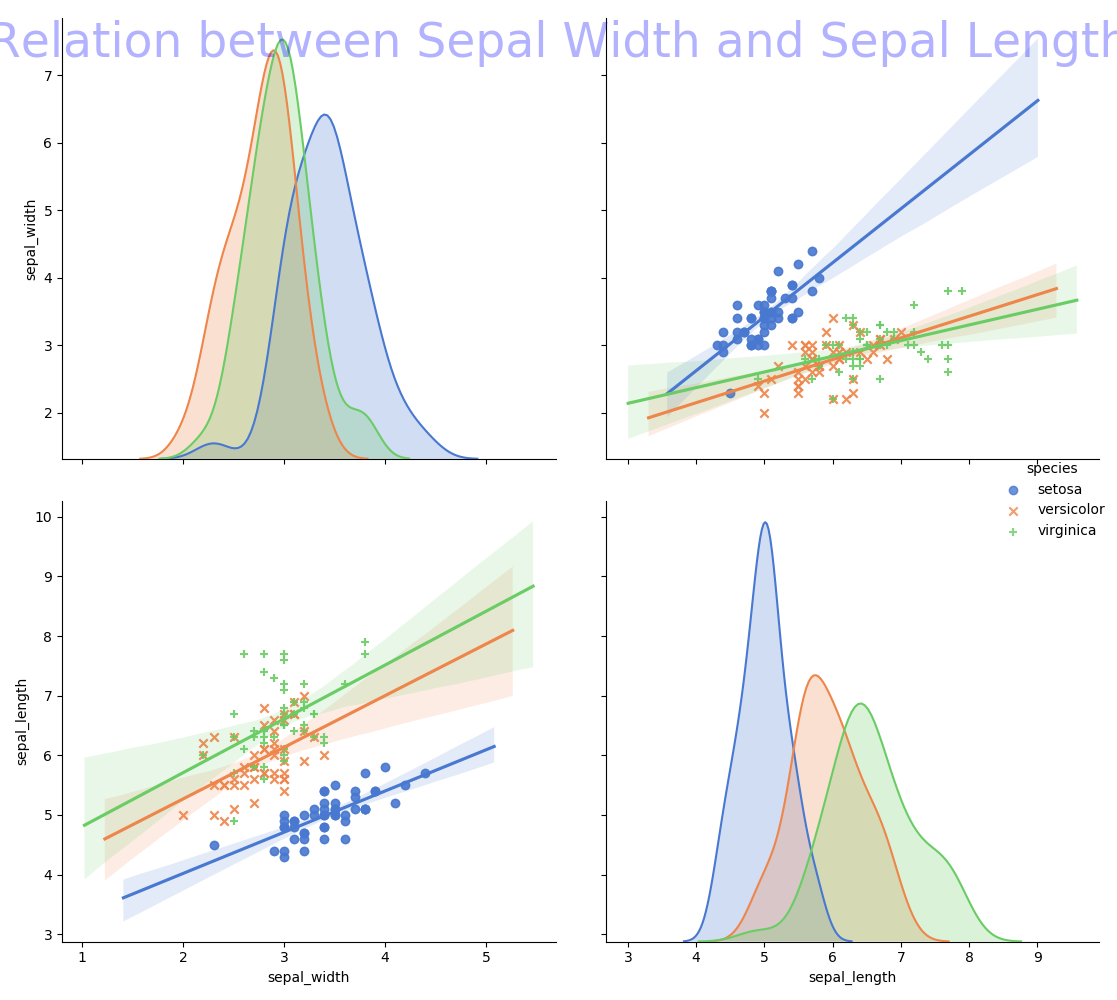

Write the Python code that produced this figure.
import matplotlib.pyplot as plt
import seaborn as sns

# load iris data
iris = sns.load_dataset("iris")
print(iris.head())

# Create a Pairplot
g = sns.pairplot(iris, hue="species", palette="muted", size=5,
                 vars=["sepal_width", "sepal_length"], kind='reg', markers=['o', 'x', '+'])

# To change the size of the scatterpoints in graph
g = g.map_offdiag(plt.scatter, s=35, alpha=0.5)

# remove the top and right line in graph
sns.despine()
# Additional line to adjust some appearance issue
plt.subplots_adjust(top=0.9)

# Set the Title of the graph from here
g.fig.suptitle('Relation between Sepal Width and Sepal Length',
               fontsize=34, color="b", alpha=0.3)

plt.tight_layout()
plt.savefig('pairplot.png', format='png')
plt.show()
